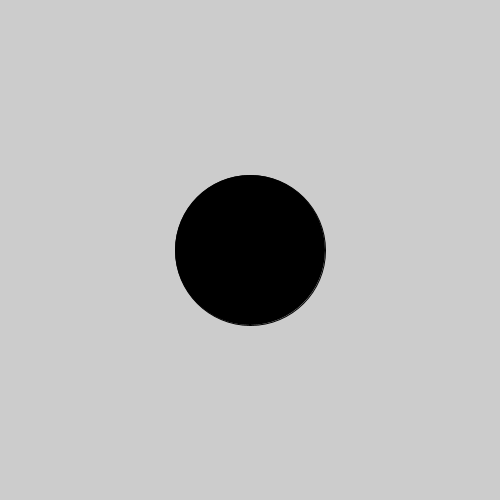
Frame 1 (no input)
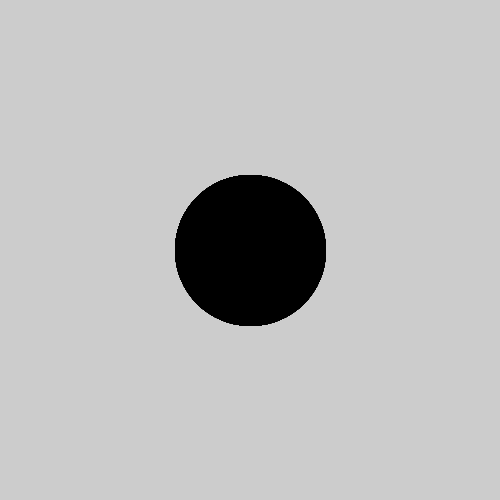
Frame 60 (the mouse pressed at the canvas centre just before this capture)
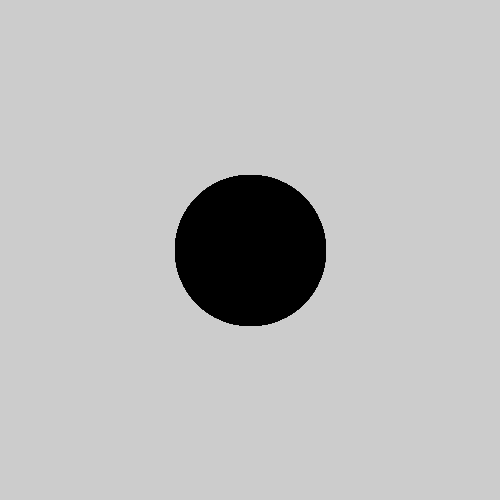
Frame 120 (the mouse held since frame 60 and released just before this capture)

The Processing sketch that drew these frames (run headless with seeded random() and noise(); from frame 60 on, the mouse is pressed at the canvas centre):

// Processing sketch: processing_70787
// ── processing_70787.pde

int value = 0;
int circle_diameter = 150;

void setup(){
  size(500,500);
  smooth();

}

void draw() {
  fill(value);
  ellipse(width*.5, height*.5, circle_diameter, circle_diameter);
}

void mouseClicked() {
  if (value == 0) {
    value = 255;
  } else {
    value = 0;
  }
}
